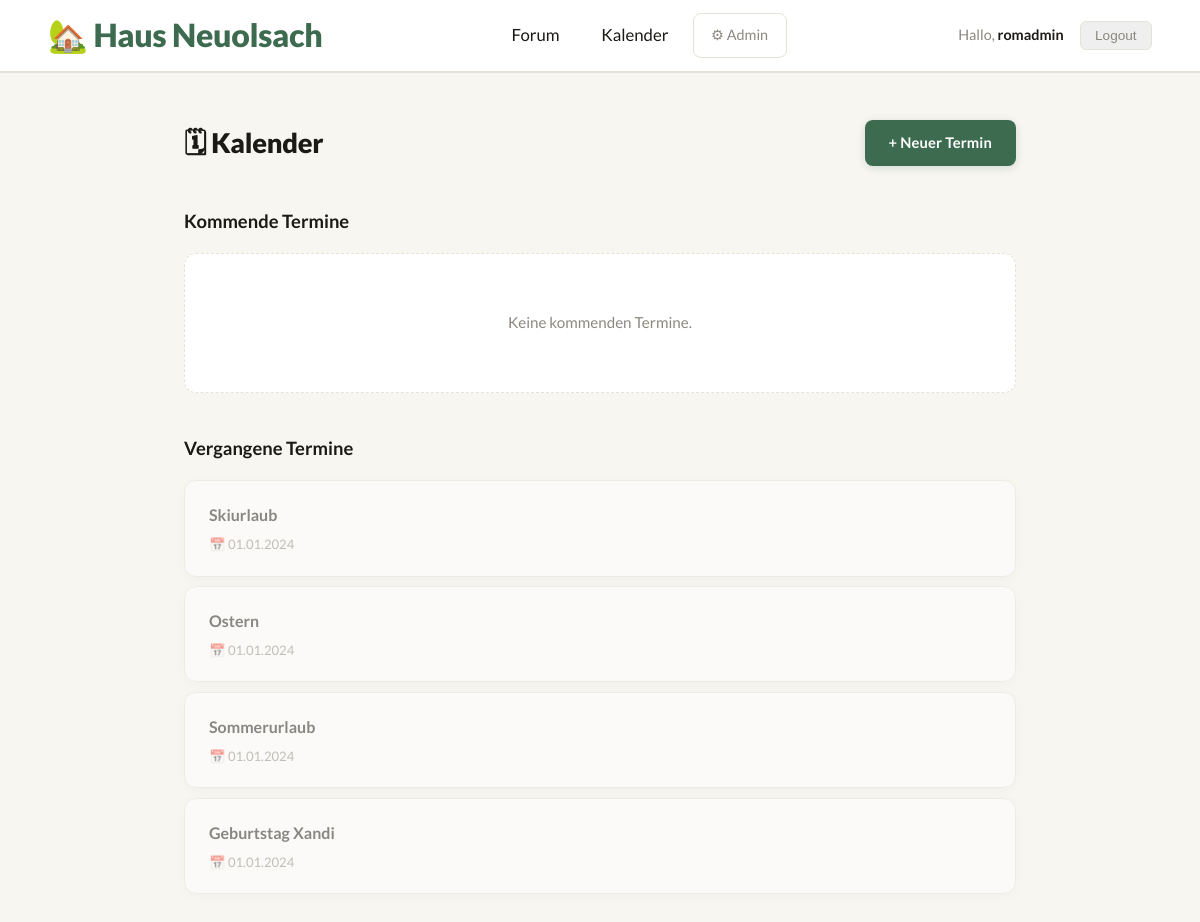
The app's page /kalender/ (signed in), older data.
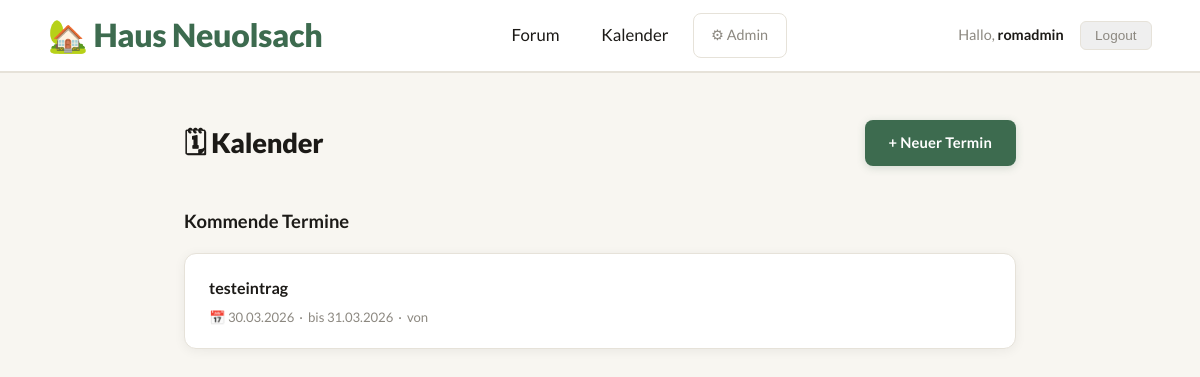
The same page, newer data.
### calendar_app/models.py (models this page shows, shortened)
class Event(models.Model):
    title = models.CharField(max_length=200)
    description = models.TextField(blank=True)
    location = models.CharField(max_length=200, blank=True)
    start_date = models.DateField()
    end_date = models.DateField(null=True, blank=True)
    author = models.ForeignKey(User, on_delete=models.CASCADE, related_name='created_events')
    created_at = models.DateTimeField(auto_now_add=True)
    class Meta:
        ordering = ['start_date']

### calendar_app/views.py (the view)
# urls.py: path('', views.calendar_home, name='home'),
@login_required
def calendar_home(request):
    if not is_approved(request.user):
        return render(request, 'forum/not_approved.html')
    events = Event.objects.filter(start_date__gte=date.today()).order_by('start_date')
    past_events = Event.objects.filter(start_date__lt=date.today()).order_by('-start_date')[:5]
    return render(request, 'calendar_app/home.html', {
        'events': events,
        'past_events': past_events,
    })

### calendar_app/views.py (called while the page is built)
def is_approved(user):
    if user.is_staff or user.is_superuser:
        return True
    try:
        return user.profile.is_approved
    except Profile.DoesNotExist:
        return False

### calendar_app/templates/calendar_app/home.html (shortened to what this page needs)
{% extends "base.html" %}
{% block content %}
<div class="page-header">
    <h1>🗓 Kalender</h1>
    <a href="{% url 'calendar_app:event_create' %}" class="btn btn-primary">+ Neuer Termin</a>
</div>
<h2>Kommende Termine</h2>
{% for event in events %}
    <div class="card">
        <h3><a href="{% url 'calendar_app:event_detail' event.id %}">{{ event.title }}</a></h3>
        <p class="meta">
            📅 {{ event.start_date|date:"d.m.Y" }}
            {% if event.end_date %}&nbsp;·&nbsp; bis {{ event.end_date|date:"d.m.Y" }}{% endif %}
            &nbsp;·&nbsp; von {{ event.author.profile.display_name }}
        </p>
    </div>
{% empty %}
    <div class="empty">Keine kommenden Termine.</div>
{% endfor %}
{% if past_events %}
    <h2>Vergangene Termine</h2>
    {% for event in past_events %}
        <div class="card" style="opacity:0.5">
            <h3><a href="{% url 'calendar_app:event_detail' event.id %}">{{ event.title }}</a></h3>
            <p class="meta">📅 {{ event.start_date|date:"d.m.Y" }}</p>
        </div>
    {% endfor %}
{% endif %}
{% endblock %}

### templates/base.html (shortened to what this page needs)
{% load static %}
<!DOCTYPE html>
<html lang="de">
<head>
    <link rel="stylesheet" href="{% static 'css/style.css' %}">
</head>
<body>
<nav>
    <a class="brand" href="{% url 'forum:home' %}">🏡 Haus Neuolsach</a>
    <div class="nav-links">
        <a href="{% url 'forum:home' %}">Forum</a>
        <a href="{% url 'calendar_app:home' %}">Kalender</a>
        {% if user.is_staff %}
            <a href="/admin/" class="admin-link">⚙ Admin</a>
        {% endif %}
    </div>
    <div class="nav-right">
        {% if user.is_authenticated %}
            <span class="nav-user">Hallo, <strong>{% if request.user.profile.first_name %}
        {{ request.user.profile.first_name }}
    {% else %}
        {{ request.user.username }}
    {% endif %}</strong></span>
            <form method="post" action="{% url 'logout' %}" style="display:inline">
                <button type="submit" class="logout-btn">Logout</button>
            </form>
        {% endif %}
    </div>
</nav>
<div class="container">
    {% block content %}{% endblock %}
</div>
</body>
</html>

### static/css/style.css (style rules this page uses)
:root { --bg: #f8f6f1; --bg2: #ffffff; --bg3: #f0ede6; --border: #e6e2d9; --text: #1c1a17; --muted: #8c8880; --accent: #3d6b4f; --accent2: #4e8464; --accent-light:#eaf2ed; --danger: #b94040; --success: #3d6b4f; --radius: 12px; --shadow: 0 2px 12px rgba(0,0,0,0.06); --shadow-lg: 0 8px 32px rgba(61,107,79,0.1); }
*, *::before, *::after { box-sizing: border-box; margin: 0; padding: 0; }
body { background: var(--bg); color: var(--text); font-family: 'Lato', sans-serif; font-weight: 400; line-height: 1.7; min-height: 100vh; }
nav { background: var(--bg2); border-bottom: 1px solid var(--border); padding: 0 3rem; display: flex; align-items: center; justify-content: space-between; height: 72px; position: sticky; top: 0; z-index: 100; box-shadow: 0 1px 0 var(--border); }
nav .brand { font-family: 'Lato', sans-serif; font-size: 2rem; font-weight: 900; color: var(--accent); text-decoration: none; letter-spacing: -0.01em; }
nav .nav-links { display: flex; gap: 0.4rem; align-items: center; }
nav .nav-links a { color: var(--text); text-decoration: none; font-size: 1.05rem; font-weight: 500; padding: 0.55rem 1.1rem; border-radius: 8px; transition: all 0.2s; }
nav .nav-links a.admin-link { font-size: 0.9rem; color: var(--muted); border: 1px solid var(--border); }
nav .nav-right { display: flex; align-items: center; gap: 1rem; font-size: 0.9rem; }
nav .nav-user { color: var(--muted); }
nav .nav-user strong { color: var(--text); font-weight: 700; }
nav .logout-btn { color: var(--muted); text-decoration: none; font-size: 0.85rem; padding: 0.35rem 0.9rem; border: 1px solid var(--border); border-radius: 6px; transition: all 0.2s; }
.container { max-width: 880px; margin: 0 auto; padding: 3rem 1.5rem; animation: fadeIn 0.3s ease; }
h1 { font-family: 'Lato', sans-serif; font-size: 1.7rem; font-weight: 900; color: var(--text); margin-bottom: 1.5rem; letter-spacing: -0.01em; line-height: 1.2; }
h2 { font-family: 'Lato', sans-serif; font-size: 1.15rem; font-weight: 700; color: var(--text); margin-bottom: 1rem; margin-top: 2.5rem; letter-spacing: 0; }
h3 { font-size: 1rem; font-weight: 700; }
.card { background: var(--bg2); border: 1px solid var(--border); border-radius: var(--radius); padding: 1.25rem 1.5rem; margin-bottom: 0.6rem; transition: all 0.2s; box-shadow: var(--shadow); }
.card a { color: var(--text); text-decoration: none; font-weight: 700; font-size: 1rem; }
.card .meta { font-size: 0.82rem; color: var(--muted); margin-top: 0.3rem; }
.btn { display: inline-block; padding: 0.65rem 1.5rem; border-radius: 8px; font-family: 'Lato', sans-serif; font-size: 0.92rem; font-weight: 700; cursor: pointer; border: none; text-decoration: none; transition: all 0.2s; letter-spacing: 0.01em; }
.btn-primary { background: var(--accent); color: #fff; box-shadow: 0 2px 8px rgba(61,107,79,0.2); }
.page-header { display: flex; justify-content: space-between; align-items: center; margin-bottom: 1.75rem; }
.page-header h1 { margin-bottom: 0; }

Row changes from the older to the newer data that the page shows:
removed Event: title "Skiurlaub", start_date "01.01.2024", shown under "Vergangene Termine"
removed Event: title "Ostern", start_date "01.01.2024", shown under "Vergangene Termine"
removed Event: title "Sommerurlaub", start_date "01.01.2024", shown under "Vergangene Termine"
removed Event: title "Geburtstag Xandi", start_date "01.01.2024", shown under "Vergangene Termine"
added Event: title "testeintrag", start_date "30.03.2026", end_date "31.03.2026", shown under "Kommende Termine"
Text that changed along with them:
text no longer shown: "Keine kommenden Termine. Vergangene Termine"
